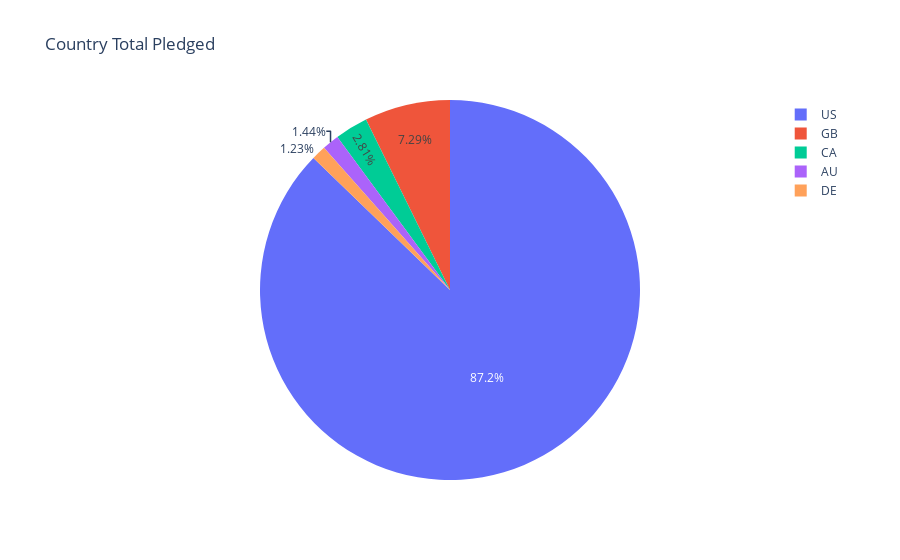

This figure's notebook cell:
### Code cell
total_pledged_by_country = total_pledged_by_country

# Create the interactive pie chart
fig = px.pie(
    total_pledged_by_country,
    names='country',
    values='total_pledged',
    title='Country Total Pledged',
    labels={'country': 'Country', 'total_pledged': 'Total Pledged'}
)

# Show the plot
fig.show()

### Figure 1 — Plotly figure (JSON) as saved in the notebook; plotly's stock layout.template omitted (floating-point values rounded to 4 significant figures)
{"data": [{"domain": {"x": [0, 1], "y": [0, 1]}, "hovertemplate": "Country=%{label}<br>Total Pledged=%{value}<extra></extra>", "labels": ["US", "GB", "CA", "AU", "DE"], "legendgroup": "", "name": "", "showlegend": true, "type": "pie", "values": [2814358746, 235289223, 90717260, 46374209, 39527947]}], "layout": {"legend": {"tracegroupgap": 0}, "title": {"text": "Country Total Pledged"}}}
